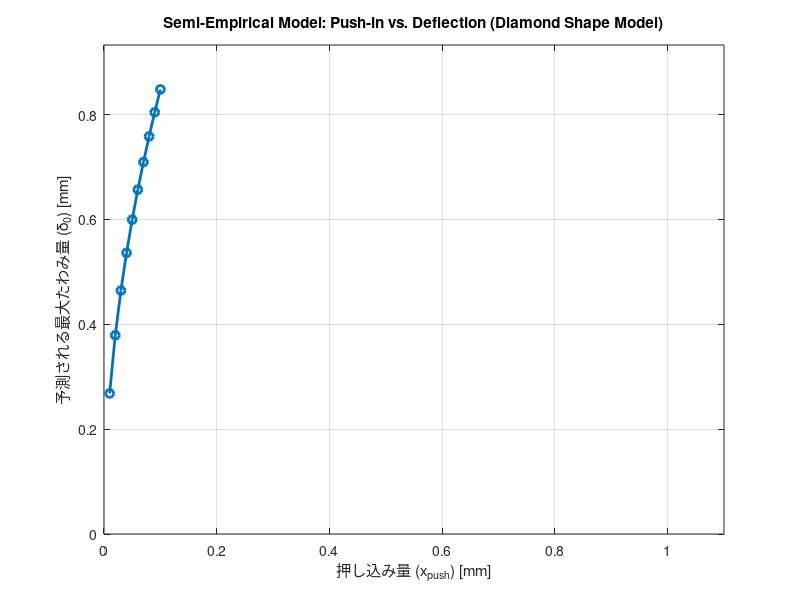

Here is the MATLAB script that generated this plot:
% --- 半経験的モデル プログラム (最終版) ---


function main()
    % --- 初期設定 ---
    clear; 
    clc;   
    close all; 

    % --- モデルの選択 ---
    % model_type = 'strip';    % 短冊モデルを使用
     model_type = 'diamond';  % ひし形モデルを使用

    % --- パラメータ設定 ---
    
    % FEAの結果から逆算した有効形状定数C
    %C_strip   = 0.2548; % 短冊モデル用
    %C_diamond = 0.2795; % ひし形モデル用
    C_diamond = 0.2781; % ひし形モデル用
    % 選択されたモデルに応じてC_effを決定
    if strcmp(model_type, 'strip')
        C_eff = C_strip;
        model_name = 'Strip Model';
    else
        C_eff = C_diamond;
        model_name = 'Diamond Shape Model';
    end
    
    % --- グラフ描画用の押し込み量ベクトル ---
    x_push_vec = 0.01:0.01:0.1;

    % --- 計算 ---
    % 補正されたシンプルな式で、たわみ量を直接計算
    delta_0_vec = sqrt(2 * x_push_vec / C_eff);
    
    % --- 結果の表示 ---
    fprintf('=======================================================\n');
    fprintf('<< 半経験的モデルによる予測結果 (%s) >>\n', model_name);
    fprintf('使用した有効形状定数 C_eff = %.4f\n\n', C_eff);
    
    % テーブル形式で表示
    fprintf('押し込み量[mm] | 予測たわみ量[mm]\n');
    fprintf('----------------|------------------\n');
    for i = 1:length(x_push_vec)
        fprintf('     %.2f      |      %.4f\n', x_push_vec(i), delta_0_vec(i));
    end
    fprintf('=======================================================\n');
    
    % --- グラフの描画 ---
    figure;
    plot(x_push_vec, delta_0_vec, '-o', 'LineWidth', 2);
    grid on;
    xlabel('押し込み量 (x_{push}) [mm]');
    ylabel('予測される最大たわみ量 (\delta_0) [mm]');
    title(['Semi-Empirical Model: Push-in vs. Deflection (' model_name ')']);
    xlim([0, 1.1]);
    ylim([0, max(delta_0_vec) * 1.1]);
end